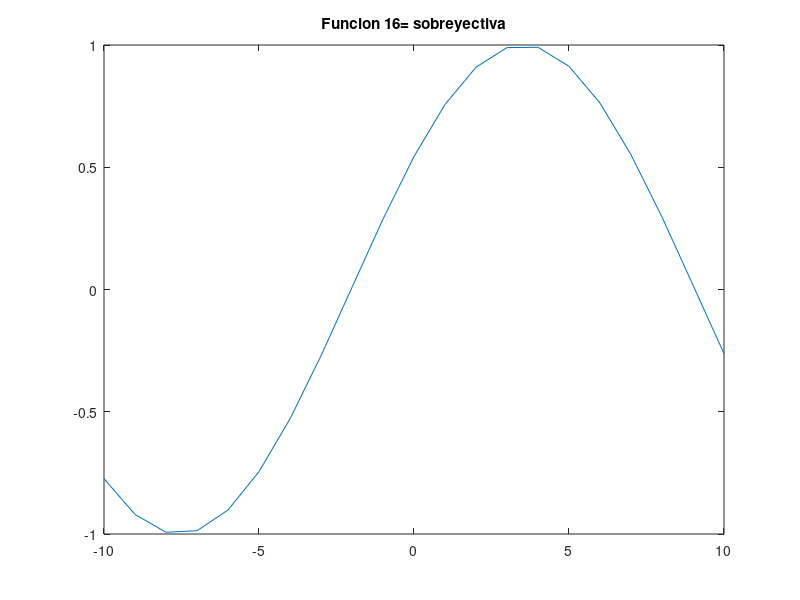

MATLAB code for this plot:
% Script de Octave
% Titulo      :Funciones trascendentes
% Author      :Astrit Lariza Garcia Castillo
% Date        :20211123
% Version     :1
% Usage       :octave> cd /path/
% Notes       :Requiere aplicacion octave 


clear


x= -10:1:10;
 
fx= sin((6*x)-(10));

plot(x, fx);


title(['Funcion 16= sobreyectiva']);
disp("Esta funcion es subrayectiva por que ningun elemento del codominio y sobra respecto al dominio");
disp("Esta funcion no es inyectiva porque al trazar una rectar hacia el eje x, esta corta mas de un punto la recta");
disp("Por lo tanto no puede ser biyectiva por que no cumple con ambas clasificaciones");